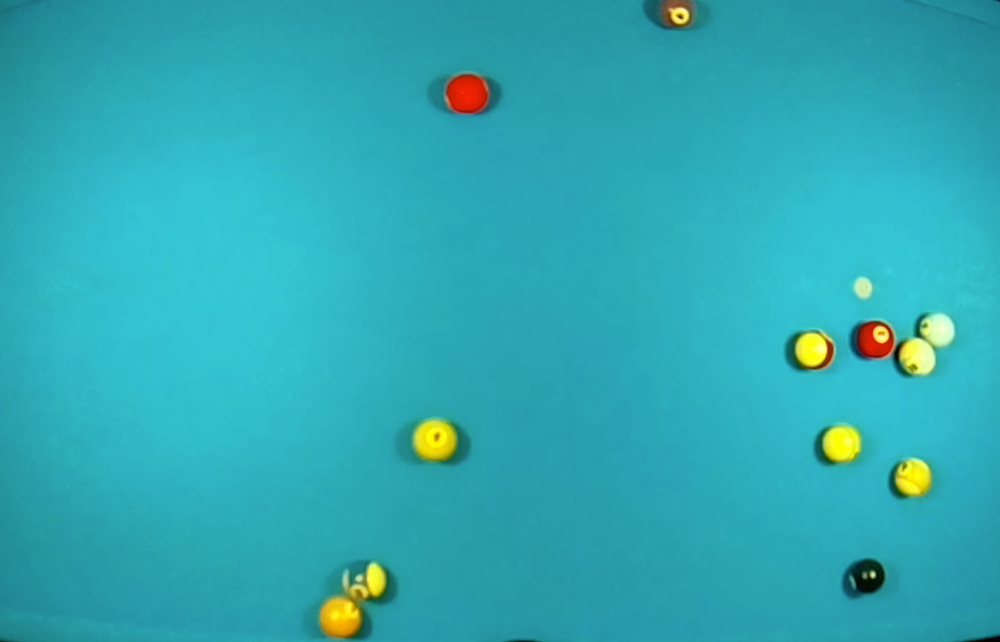
#> input picture sc_cropped.png, 1000 x 642 px, shrunk from 1819 x 1167 before the run, found by its file name
$ python seggers.py
#> lines starting #> are read from the running program, lines starting #| are printed output that depends on the picture
from __future__ import print_function

import matplotlib.pyplot as plt
import numpy as np
from skimage import io
from skimage.data import astronaut
from skimage.color import rgb2gray, rgba2rgb
from skimage.filters import sobel
from skimage.segmentation import felzenszwalb, slic, quickshift, watershed
from skimage.segmentation import mark_boundaries
from skimage.util import img_as_float

img = io.imread("sc_cropped.png")
#> img is the input picture: shape (642, 1000, 4); mean R, G, B, A 47.3, 169.6, 179.7, 255
img = rgba2rgb(img)
#> img: shape (642, 1000, 3) float64
img = img_as_float(img)

segments_fz = felzenszwalb(img, scale=100, sigma=0.5, min_size=50)
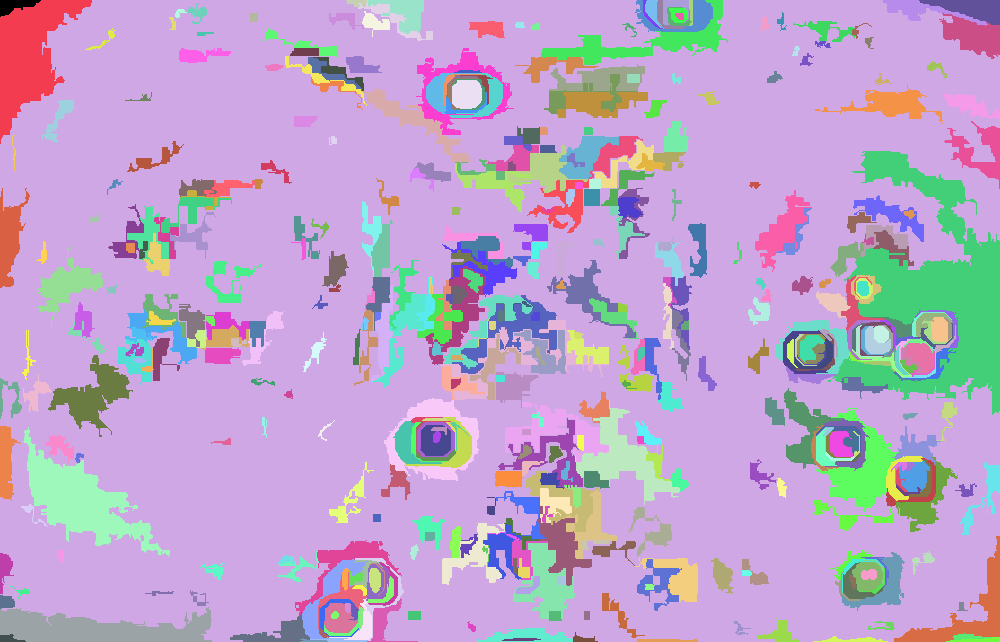
#> segments_fz: shape (642, 1000) int64; 475 distinct labels, from 0 to 474; one colour per label, 0 black
segments_slic = slic(img, n_segments=250, compactness=10, sigma=1)
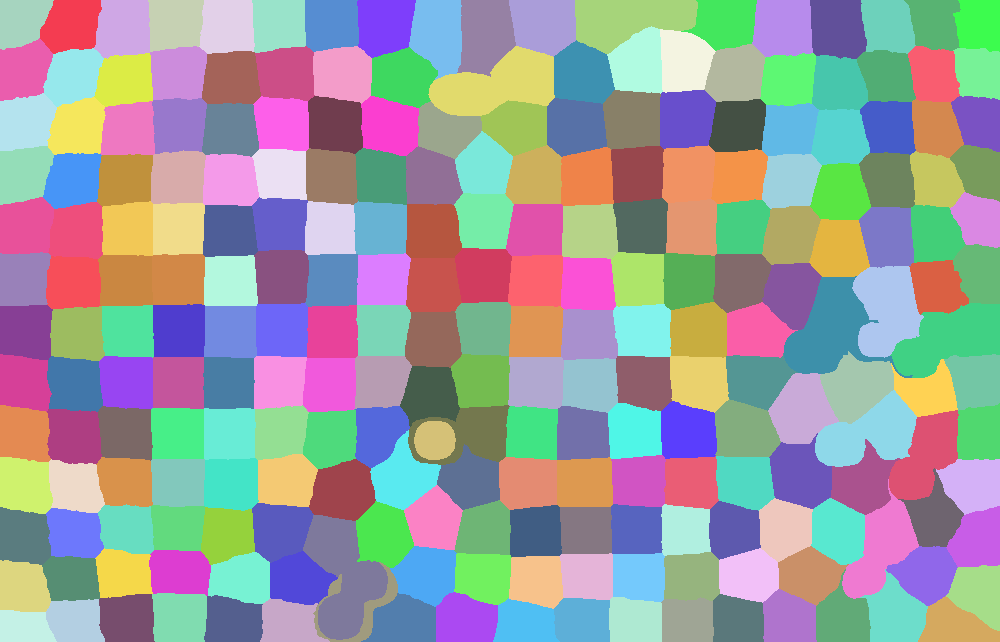
#> segments_slic: shape (642, 1000) int64; 239 distinct labels, from 1 to 239; one colour per label, 0 black
segments_quick = quickshift(img, kernel_size=3, max_dist=6, ratio=0.5)
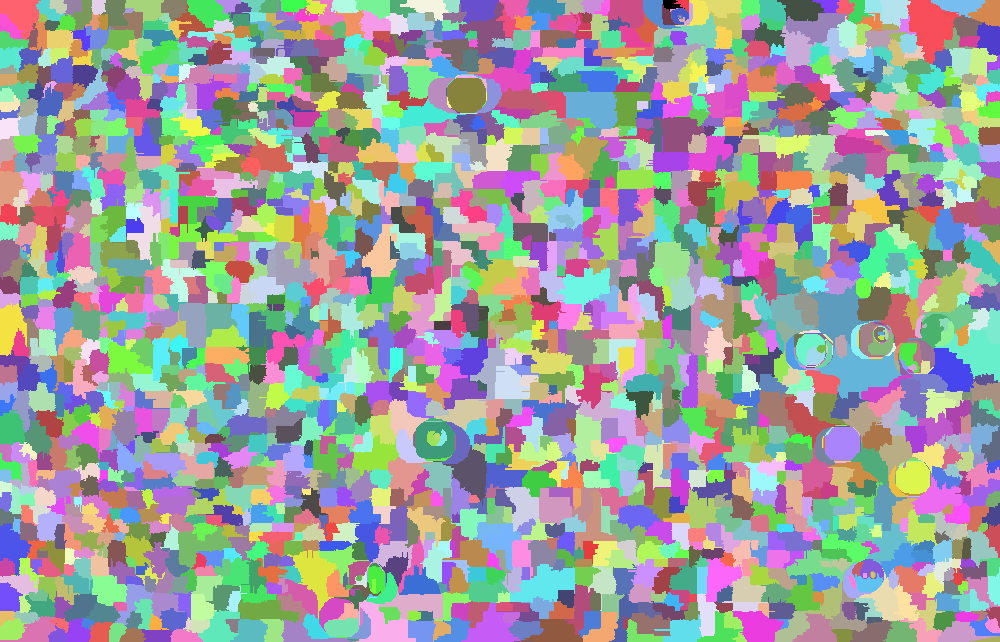
#> segments_quick: shape (642, 1000) int64; 2140 distinct labels, from 0 to 2139; one colour per label, 0 black
gradient = sobel(rgb2gray(img))
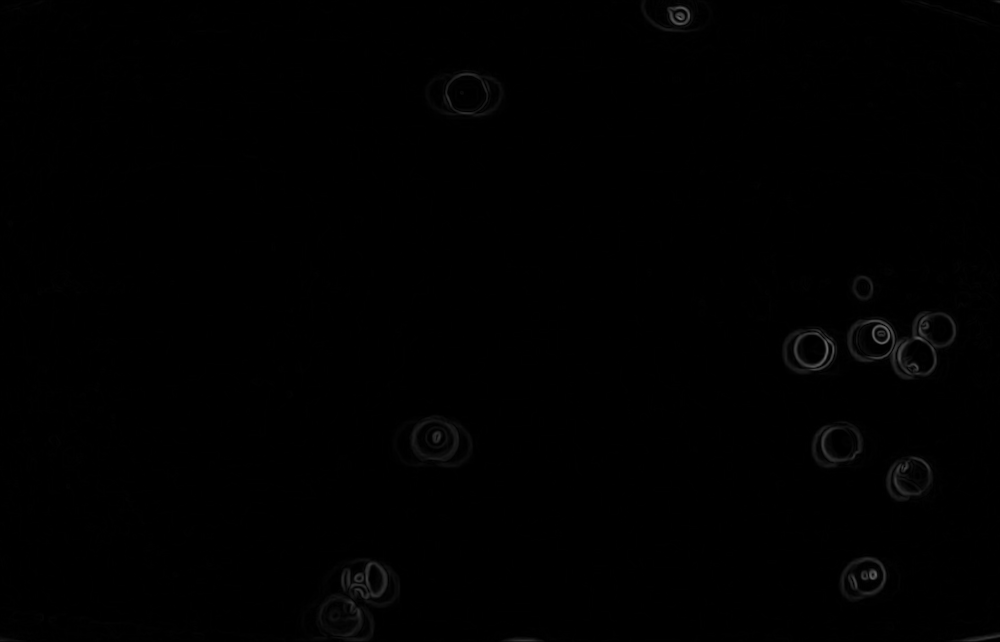
#> gradient: shape (642, 1000) float64; min 0, max 0.415, mean 0.00415
segments_watershed = watershed(gradient, markers=250, compactness=0.001)
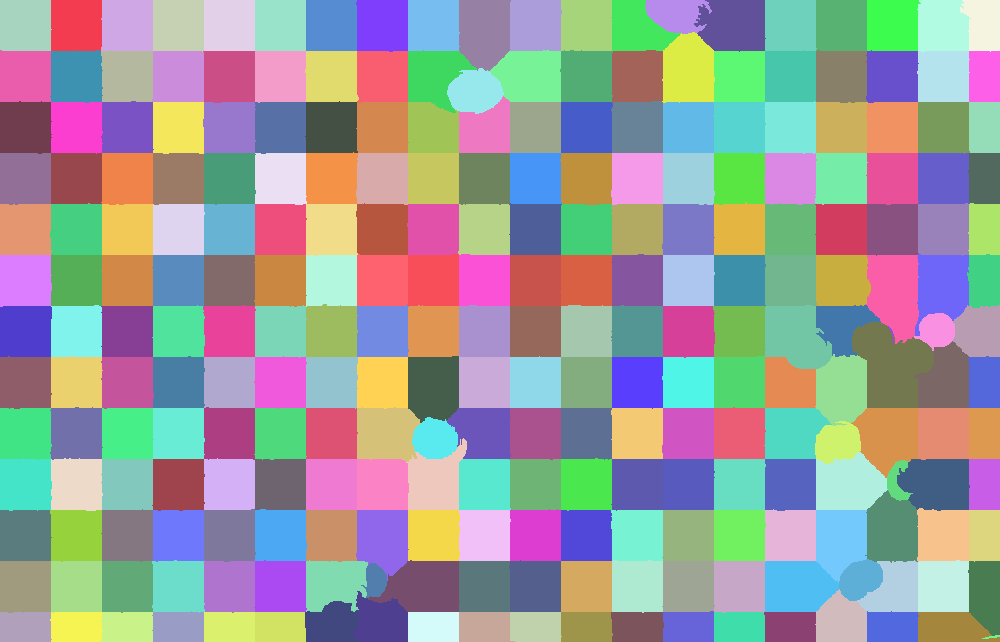
#> segments_watershed: shape (642, 1000) int64; 260 distinct labels, from 1 to 260; one colour per label, 0 black

print("Felzenszwalb number of segments: {}".format(len(np.unique(segments_fz))))
#| Felzenszwalb number of segments: 475
print('SLIC number of segments: {}'.format(len(np.unique(segments_slic))))
#| SLIC number of segments: 239
print('Quickshift number of segments: {}'.format(len(np.unique(segments_quick))))
#| Quickshift number of segments: 2140

fig, ax = plt.subplots(2, 2, figsize=(10, 10), sharex=True, sharey=True,
                       subplot_kw={'adjustable': 'box-forced'})

ax[0, 0].imshow(mark_boundaries(img, segments_fz))
ax[0, 0].set_title("Felzenszwalbs's method")
ax[0, 1].imshow(mark_boundaries(img, segments_slic))
ax[0, 1].set_title('SLIC')
ax[1, 0].imshow(mark_boundaries(img, segments_quick))
ax[1, 0].set_title('Quickshift')
ax[1, 1].imshow(mark_boundaries(img, segments_watershed))
ax[1, 1].set_title('Compact watershed')

for a in ax.ravel():
    a.set_axis_off()

plt.tight_layout()
plt.show()
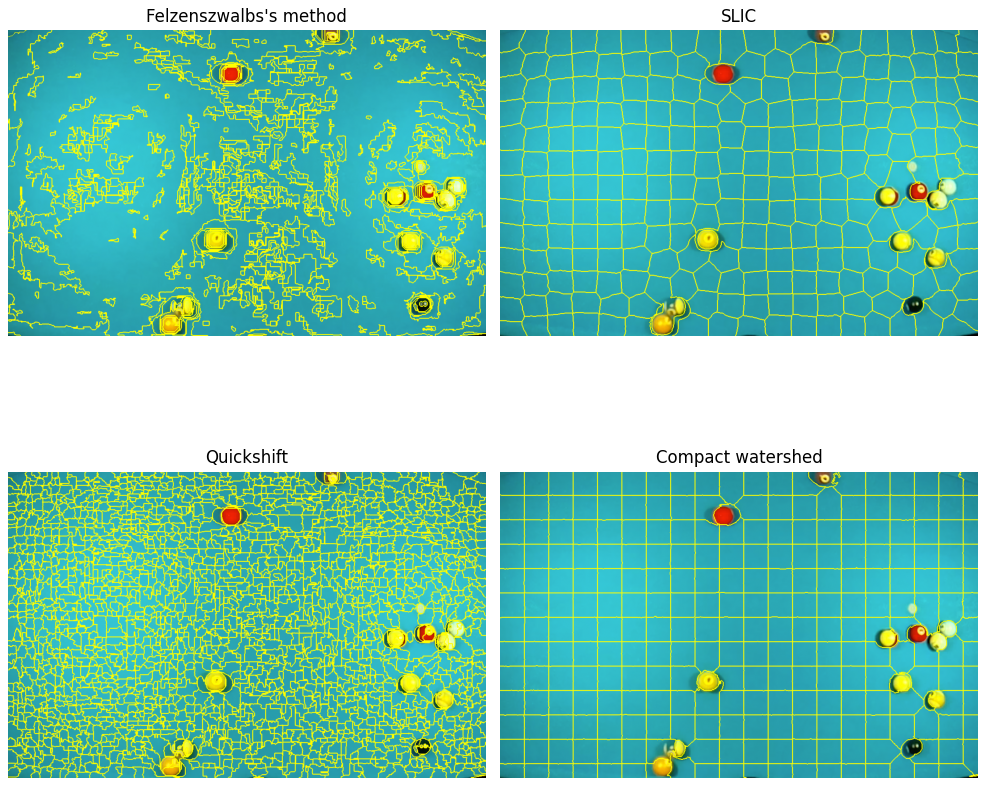
#> figure drawn by matplotlib, 4 panels
